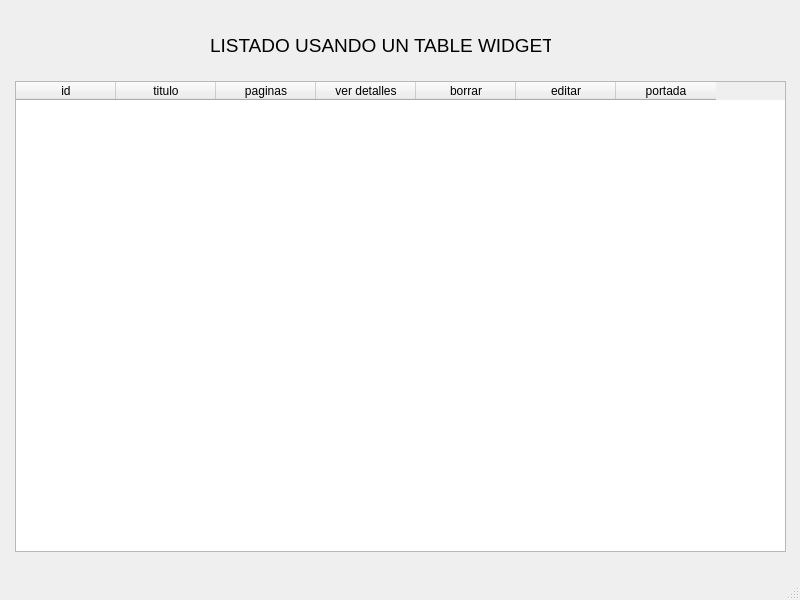
<?xml version="1.0" encoding="UTF-8"?>
<ui version="4.0">
 <class>MainWindow</class>
 <widget class="QMainWindow" name="MainWindow">
  <property name="geometry">
   <rect>
    <x>0</x>
    <y>0</y>
    <width>800</width>
    <height>600</height>
   </rect>
  </property>
  <property name="windowTitle">
   <string>MainWindow</string>
  </property>
  <widget class="QWidget" name="centralwidget">
   <widget class="QTableWidget" name="tabla_libros">
    <property name="geometry">
     <rect>
      <x>15</x>
      <y>81</y>
      <width>771</width>
      <height>471</height>
     </rect>
    </property>
    <column>
     <property name="text">
      <string>id</string>
     </property>
    </column>
    <column>
     <property name="text">
      <string>titulo</string>
     </property>
    </column>
    <column>
     <property name="text">
      <string>paginas</string>
     </property>
    </column>
    <column>
     <property name="text">
      <string>ver detalles</string>
     </property>
    </column>
    <column>
     <property name="text">
      <string>borrar</string>
     </property>
    </column>
    <column>
     <property name="text">
      <string>editar</string>
     </property>
    </column>
    <column>
     <property name="text">
      <string>portada</string>
     </property>
    </column>
   </widget>
   <widget class="QLabel" name="label">
    <property name="geometry">
     <rect>
      <x>210</x>
      <y>30</y>
      <width>341</width>
      <height>31</height>
     </rect>
    </property>
    <property name="font">
     <font>
      <pointsize>14</pointsize>
     </font>
    </property>
    <property name="text">
     <string>LISTADO USANDO UN TABLE WIDGET</string>
    </property>
   </widget>
  </widget>
  <widget class="QStatusBar" name="statusbar"/>
 </widget>
 <resources/>
 <connections/>
</ui>
